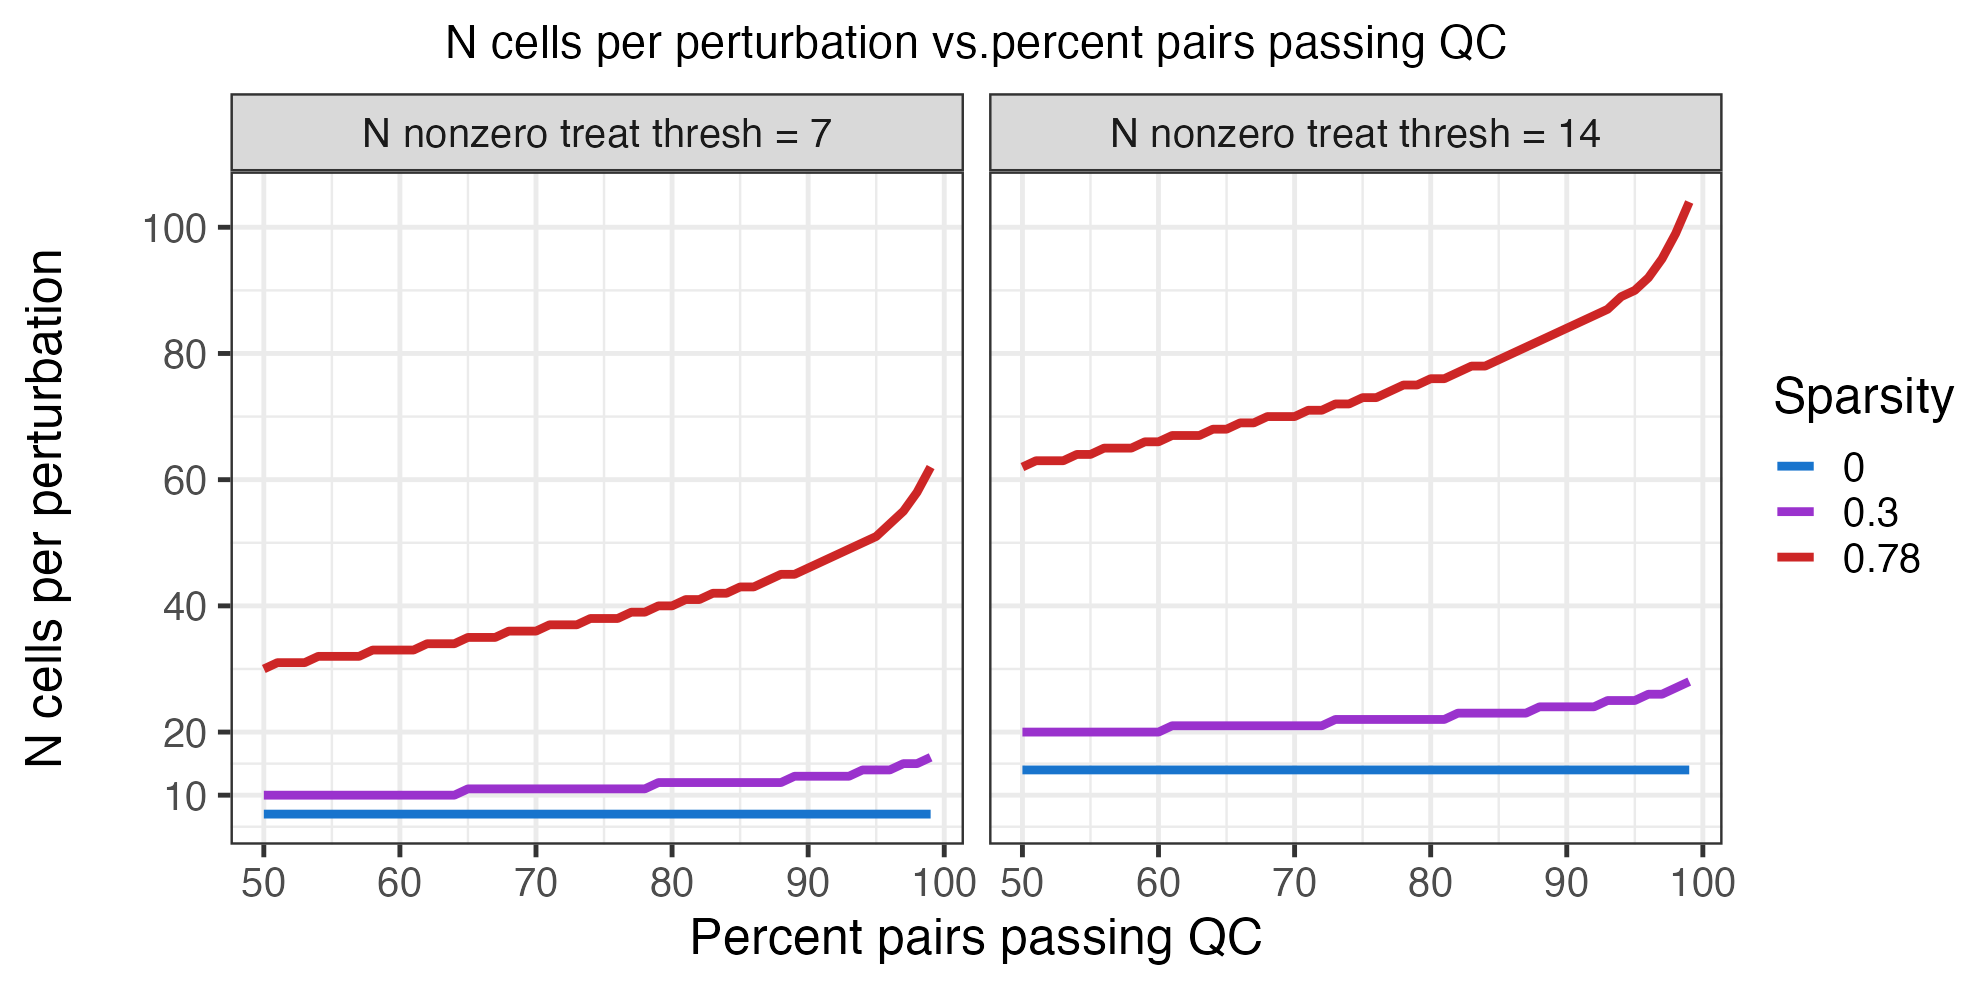

Source code (R):
library(tidyverse)
source(paste0(.get_config_path("LOCAL_CODE_DIR"),
              "sceptre2-manuscript/R_scripts/figure_creation/shared_figure_script.R"))
sceptre2_dir <- .get_config_path("LOCAL_SCEPTRE2_DATA_DIR")

# load the dataset sparsity results; determine mean sparsity level of gene modality, protein modality, and TAP-seq
frac_n_nonzero_df <- readRDS(paste0(sceptre2_dir, "/results/dataset_sample_sizes/frac_entries_zero.rds"))
gene_modality_sparsity <- 
  c(frac_n_nonzero_df |> dplyr::filter(paper == "frangieh", dataset == "co_culture", modality == "gene") |> pull(prop_zero),
    frac_n_nonzero_df |> dplyr::filter(paper == "frangieh", dataset == "control", modality == "gene") |> pull(prop_zero),
    frac_n_nonzero_df |> dplyr::filter(paper == "frangieh", dataset == "ifn_gamma", modality == "gene") |> pull(prop_zero),
    frac_n_nonzero_df |> dplyr::filter(paper == "papalexi", dataset == "eccite_screen", modality == "gene") |> pull(prop_zero)) |> mean()
tap_modality_sparsity <-
  c(frac_n_nonzero_df |> dplyr::filter(paper == "schraivogel", dataset == "enhancer_screen_chr11") |> pull(prop_zero),
    frac_n_nonzero_df |> dplyr::filter(paper == "schraivogel", dataset == "enhancer_screen_chr8") |> pull(prop_zero)) |> 
  mean()
protein_modality_sparsity <- frac_n_nonzero_df |> dplyr::filter(paper == "papalexi", dataset == "eccite_screen", modality == "protein") |> pull(prop_zero)

# there are three parameters:
# 1. the number of nonzero treatment cells threshold (7)
# 2. the sparsity
# 3. the probability that a pair passes pairwise QC
# we hold fixed the number of nonzero treatment cells threshold
# we vary the sparisty over the grid; the first entry represents a standard single-cell experiment, the second a TAP-seq experiment, and the final an experiment with protein readout
# similarly, we vary the fraction of pairs surviving pairwise QC over the grid (0.5, ..., 0.95)
# we compute the number of cells per perturbation required such that x% of pairs survive pairwise QC

sparsity_levels <- c(gene_modality_sparsity, tap_modality_sparsity, protein_modality_sparsity) |> round(2)
fractions_pass <- seq(from = 0.5, to = 0.99, by = 0.01)
n_nonzero_trt_threshes <- c(7, 14)
df <- sapply(sparsity_levels, function(sparsity_level) {
    sapply(fractions_pass, function(fraction_pass) {
    sapply(n_nonzero_trt_threshes, function(n_nonzero_trt_thresh) {
      curr_n_cells <- 1L
      repeat {
        pass_qc <- qbinom(p = fraction_pass, size = curr_n_cells,
                          prob = 1 - sparsity_level, lower.tail = FALSE) >= n_nonzero_trt_thresh
        if (pass_qc) {
          break
        } else {
          curr_n_cells <- curr_n_cells + 1L
        }
      }
      data.frame(sparsity_level = sparsity_level, fraction_pass = fraction_pass,
                 n_cells = curr_n_cells, n_nonzero_trt_thresh = n_nonzero_trt_thresh)
    }, simplify = FALSE)
  }, simplify = FALSE)
}, simplify = FALSE) |> unlist(recursive = FALSE) |> unlist(recursive = FALSE) |>
  data.table::rbindlist() |>
  mutate(sparsity_level = factor(sparsity_level),
         n_nonzero_trt_thresh = paste0("N nonzero treat thresh = ", n_nonzero_trt_thresh) |> forcats::fct_relevel("N nonzero treat thresh = 7"))

# make plot
p <- ggplot(data = df, mapping = aes(x = fraction_pass * 100, y = n_cells, col = sparsity_level)) +
  geom_line(linewidth = 0.9) + theme_bw() + facet_grid(. ~ n_nonzero_trt_thresh) +
  scale_y_continuous(breaks = c(0, 10, 20, 40, 60, 80, 100, 120)) +
  xlab("Percent pairs passing QC") + ylab("N cells per perturbation") +
  labs(color = "Sparsity") + 
  theme(legend.key.size = unit(0.35, 'cm'),
        legend.margin = margin(t = -0.5, unit = 'cm'),
        axis.title.y = element_text(margin = margin(t = 0, r = 15, b = 0, l = 0)),
        plot.title = element_text(hjust = 0.5, size = 10)) +
  ggtitle("N cells per perturbation vs.percent pairs passing QC") +
  scale_color_manual(values = c("dodgerblue3", "darkorchid3", "firebrick3"))

# how many needed cells needed to for 90% of pairs to pass QC for a standard gene expression assay?
df |> dplyr::filter(sparsity_level == 0.78, fraction_pass == 0.9) # 46 cells for standard QC threshold, and roughly twice as many -- 84 -- for the more stringent pairwise QC threshold.

# save the plot
to_save_fp <- paste0(.get_config_path("LOCAL_CODE_DIR"),
                     "sceptre2-manuscript/R_scripts/figure_creation/fig_s13/fig_s13.png")
ggsave(filename = to_save_fp, plot = p, device = "png", width = 6, height = 3, dpi = 330)
